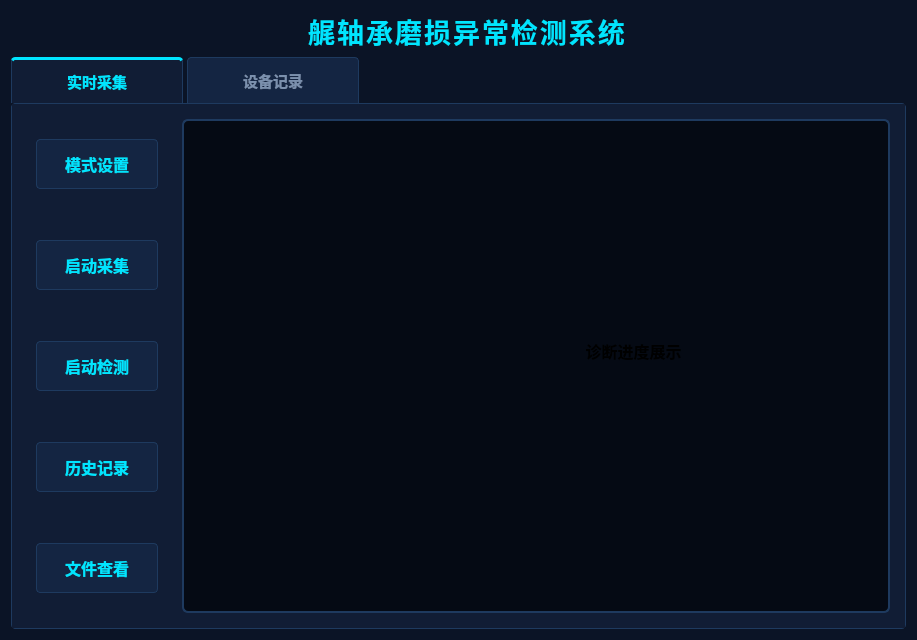
<?xml version="1.0" encoding="UTF-8"?>
<ui version="4.0">
 <class>A_window</class>
 <widget class="QDialog" name="A_window">
  <property name="geometry">
   <rect>
    <x>0</x>
    <y>0</y>
    <width>917</width>
    <height>640</height>
   </rect>
  </property>
  <property name="windowTitle">
   <string>Dialog</string>
  </property>
  <property name="styleSheet">
   <string notr="true">
/* ================= 全局基础样式 ================= */
QWidget#A_window { background-color: #0b1426; }

QLabel#label_title {
    color: #00e5ff;
    background-color: transparent;
    letter-spacing: 2px;
}

/* ================= 选项卡样式 ================= */
QTabWidget::pane {
    border: 1px solid #1e3a5f;
    background-color: #111d35;
    border-radius: 4px;
}

QTabBar::tab {
    background: #142542;
    color: #7b90ad;
    padding: 10px 25px;
    margin-right: 4px;
    border: 1px solid #1e3a5f;
    border-bottom: none;
    border-top-left-radius: 4px;
    border-top-right-radius: 4px;
    min-width: 120px;
    font-size: 11pt; /* 调整后的字体大小 */
    font-weight: bold;
}

QTabBar::tab:selected {
    background: #111d35;
    color: #00e5ff;
    border-top: 3px solid #00e5ff;
}

QTabBar::tab:hover:!selected {
    background: #1a3359;
    color: #ffffff;
}

QWidget#tab_realtime, QWidget#tab_records, QWidget#tab_diagnosis {
    background-color: #111d35;
}

/* ================= 左侧功能按钮样式 ================= */
QPushButton {
    background-color: #142542;
    color: #00e5ff;
    border: 1px solid #1e3a5f;
    border-radius: 4px;
    padding: 12px;
    font-family: &quot;Microsoft YaHei&quot;;
    font-size: 16px;
    font-weight: bold;
}

QPushButton:hover { background-color: #1a3359; border: 1px solid #00e5ff; }
QPushButton:pressed { background-color: #00e5ff; color: #0b1426; }

/* ================= 右侧显示大屏样式 (仅保留前两页的) ================= */
QFrame#frame_display, QFrame#frame_display_records {
    background-color: #050a14;
    border: 2px solid #1e3a5f;
    border-radius: 6px;
}

/* ================= 第三页：智能诊断专项样式 ================= */
/* 大圆盘底座 */
QFrame#frame_dial {
    background-color: #050a14;
    border: 4px solid #1e3a5f;
    border-radius: 80px; /* 宽度160的一半，形成完美的圆 */
}

/* 状态小显示屏 (窄矩形) */
QLabel#label_diag_status {
    background-color: #050a14;
    border: 2px solid #1e3a5f;
    border-radius: 4px;
    color: #3b5070; /* 暗暗的初始颜色 */
}
   </string>
  </property>
  <layout class="QVBoxLayout" name="verticalLayout">
   <item>
    <widget class="QLabel" name="label_title">
     <property name="font">
      <font>
       <family>华文仿宋</family>
       <pointsize>20</pointsize>
       <weight>75</weight>
       <italic>false</italic>
       <bold>true</bold>
      </font>
     </property>
     <property name="styleSheet">
      <string notr="true">font: bold 20pt &quot;华文仿宋&quot;;</string>
     </property>
     <property name="text">
      <string>  艉轴承磨损异常检测系统</string>
     </property>
     <property name="alignment">
      <set>Qt::AlignCenter</set>
     </property>
    </widget>
   </item>
   <item>
    <widget class="QTabWidget" name="A_window3">
     <property name="font">
      <font>
       <family>华文仿宋</family>
       <pointsize>12</pointsize>
       <weight>75</weight>
       <italic>false</italic>
       <bold>true</bold>
      </font>
     </property>
     <property name="styleSheet">
      <string notr="true">font: bold 12pt &quot;华文仿宋&quot;;</string>
     </property>
     <property name="currentIndex">
      <number>0</number>
     </property>
     <widget class="QWidget" name="tab_realtime">
      <attribute name="title">
       <string>实时采集</string>
      </attribute>
      <layout class="QHBoxLayout" name="horizontalLayout_realtime">
       <property name="spacing">
        <number>15</number>
       </property>
       <property name="leftMargin">
        <number>15</number>
       </property>
       <property name="topMargin">
        <number>15</number>
       </property>
       <property name="rightMargin">
        <number>15</number>
       </property>
       <property name="bottomMargin">
        <number>15</number>
       </property>
       <item>
        <widget class="QFrame" name="frame_buttons">
         <property name="minimumSize">
          <size>
           <width>140</width>
           <height>0</height>
          </size>
         </property>
         <property name="maximumSize">
          <size>
           <width>140</width>
           <height>16777215</height>
          </size>
         </property>
         <layout class="QVBoxLayout" name="verticalLayout_buttons">
          <property name="spacing">
           <number>20</number>
          </property>
          <property name="topMargin">
           <number>20</number>
          </property>
          <property name="bottomMargin">
           <number>20</number>
          </property>
          <item>
           <widget class="QPushButton" name="CJ_A1">
            <property name="styleSheet">
             <string notr="true">/* ========================================= */
/* 当按钮被选中时（高亮状态） */
/* ========================================= */
QPushButton:checked {
    background-color: #00e5ff; /* 亮青色底色 */
    color: #050a14;            /* 深色文字，对比更明显 */
    border: 2px solid #00e5ff; /* 边框也变成亮青色 */
    font-weight: bold;         /* 字体加粗 */
}</string>
            </property>
            <property name="text">
             <string>模式设置</string>
            </property>
            <property name="checkable">
             <bool>true</bool>
            </property>
            <property name="autoExclusive">
             <bool>true</bool>
            </property>
           </widget>
          </item>
          <item>
           <spacer name="verticalSpacer">
            <property name="orientation">
             <enum>Qt::Vertical</enum>
            </property>
            <property name="sizeHint" stdset="0">
             <size>
              <width>20</width>
              <height>40</height>
             </size>
            </property>
           </spacer>
          </item>
          <item>
           <widget class="QPushButton" name="CJ_A2">
            <property name="styleSheet">
             <string notr="true">QPushButton:checked {
    background-color: #00e5ff; 
    color: #050a14;            
    border: 2px solid #00e5ff; 
    font-weight: bold;         
}</string>
            </property>
            <property name="text">
             <string>启动采集</string>
            </property>
            <property name="checkable">
             <bool>true</bool>
            </property>
            <property name="autoExclusive">
             <bool>true</bool>
            </property>
           </widget>
          </item>
          <item>
           <spacer name="verticalSpacer_2">
            <property name="orientation">
             <enum>Qt::Vertical</enum>
            </property>
            <property name="sizeHint" stdset="0">
             <size>
              <width>20</width>
              <height>40</height>
             </size>
            </property>
           </spacer>
          </item>
          <item>
           <widget class="QPushButton" name="CJ_A5">
            <property name="styleSheet">
             <string notr="true">QPushButton:checked {
    background-color: #00e5ff; 
    color: #050a14;            
    border: 2px solid #00e5ff; 
    font-weight: bold;         
}</string>
            </property>
            <property name="text">
             <string>启动检测</string>
            </property>
            <property name="checkable">
             <bool>true</bool>
            </property>
            <property name="autoExclusive">
             <bool>true</bool>
            </property>
           </widget>
          </item>
          <item>
           <spacer name="verticalSpacer_3">
            <property name="orientation">
             <enum>Qt::Vertical</enum>
            </property>
            <property name="sizeHint" stdset="0">
             <size>
              <width>20</width>
              <height>40</height>
             </size>
            </property>
           </spacer>
          </item>
          <item>
           <widget class="QPushButton" name="CJ_A3">
            <property name="styleSheet">
             <string notr="true">QPushButton:checked {
    background-color: #00e5ff; 
    color: #050a14;            
    border: 2px solid #00e5ff; 
    font-weight: bold;         
}</string>
            </property>
            <property name="text">
             <string>历史记录</string>
            </property>
            <property name="checkable">
             <bool>true</bool>
            </property>
            <property name="autoExclusive">
             <bool>true</bool>
            </property>
           </widget>
          </item>
          <item>
           <spacer name="verticalSpacer_4">
            <property name="orientation">
             <enum>Qt::Vertical</enum>
            </property>
            <property name="sizeHint" stdset="0">
             <size>
              <width>20</width>
              <height>40</height>
             </size>
            </property>
           </spacer>
          </item>
          <item>
           <widget class="QPushButton" name="CJ_A4">
            <property name="styleSheet">
             <string notr="true">QPushButton:checked {
    background-color: #00e5ff; 
    color: #050a14;            
    border: 2px solid #00e5ff; 
    font-weight: bold;         
}</string>
            </property>
            <property name="text">
             <string>文件查看</string>
            </property>
            <property name="checkable">
             <bool>true</bool>
            </property>
            <property name="autoExclusive">
             <bool>true</bool>
            </property>
           </widget>
          </item>
         </layout>
        </widget>
       </item>
       <item>
        <widget class="QFrame" name="frame_display">
         <property name="frameShape">
          <enum>QFrame::StyledPanel</enum>
         </property>
         <layout class="QVBoxLayout" name="verticalLayout_display">
          <item>
           <widget class="QCustomPlot" name="SJ_screen" native="true">
            <widget class="QWidget" name="layoutWidget">
             <property name="geometry">
              <rect>
               <x>10</x>
               <y>140</y>
               <width>661</width>
               <height>162</height>
              </rect>
             </property>
             <layout class="QHBoxLayout" name="horizontalLayout_diag_top_3">
              <property name="spacing">
               <number>40</number>
              </property>
              <item>
               <widget class="QFrame" name="frame_dial_a">
                <property name="minimumSize">
                 <size>
                  <width>160</width>
                  <height>160</height>
                 </size>
                </property>
                <property name="maximumSize">
                 <size>
                  <width>160</width>
                  <height>160</height>
                 </size>
                </property>
               </widget>
              </item>
              <item>
               <widget class="QLabel" name="label_diag_status_a">
                <property name="minimumSize">
                 <size>
                  <width>280</width>
                  <height>60</height>
                 </size>
                </property>
                <property name="maximumSize">
                 <size>
                  <width>16777215</width>
                  <height>60</height>
                 </size>
                </property>
                <property name="font">
                 <font>
                  <family>华文仿宋</family>
                  <pointsize>12</pointsize>
                  <weight>75</weight>
                  <italic>false</italic>
                  <bold>true</bold>
                 </font>
                </property>
                <property name="text">
                 <string>诊断进度展示</string>
                </property>
                <property name="alignment">
                 <set>Qt::AlignCenter</set>
                </property>
               </widget>
              </item>
             </layout>
            </widget>
           </widget>
          </item>
         </layout>
        </widget>
       </item>
      </layout>
     </widget>
     <widget class="QWidget" name="tab_records">
      <attribute name="title">
       <string>设备记录</string>
      </attribute>
      <layout class="QHBoxLayout" name="horizontalLayout_records">
       <property name="spacing">
        <number>15</number>
       </property>
       <property name="leftMargin">
        <number>15</number>
       </property>
       <property name="topMargin">
        <number>15</number>
       </property>
       <property name="rightMargin">
        <number>15</number>
       </property>
       <property name="bottomMargin">
        <number>15</number>
       </property>
       <item>
        <widget class="QFrame" name="frame_buttons_records">
         <property name="minimumSize">
          <size>
           <width>140</width>
           <height>0</height>
          </size>
         </property>
         <property name="maximumSize">
          <size>
           <width>140</width>
           <height>16777215</height>
          </size>
         </property>
         <layout class="QVBoxLayout" name="verticalLayout_buttons_records">
          <property name="spacing">
           <number>20</number>
          </property>
          <property name="topMargin">
           <number>20</number>
          </property>
          <property name="bottomMargin">
           <number>20</number>
          </property>
          <item>
           <widget class="QPushButton" name="JL_A1">
            <property name="text">
             <string>模式设置</string>
            </property>
           </widget>
          </item>
          <item>
           <spacer>
            <property name="orientation">
             <enum>Qt::Vertical</enum>
            </property>
            <property name="sizeHint" stdset="0">
             <size>
              <width>0</width>
              <height>0</height>
             </size>
            </property>
           </spacer>
          </item>
          <item>
           <widget class="QPushButton" name="JL_A2">
            <property name="text">
             <string>启动存储</string>
            </property>
           </widget>
          </item>
          <item>
           <spacer>
            <property name="orientation">
             <enum>Qt::Vertical</enum>
            </property>
            <property name="sizeHint" stdset="0">
             <size>
              <width>0</width>
              <height>0</height>
             </size>
            </property>
           </spacer>
          </item>
          <item>
           <widget class="QPushButton" name="JL_A3">
            <property name="text">
             <string>文件查看</string>
            </property>
           </widget>
          </item>
          <item>
           <spacer>
            <property name="orientation">
             <enum>Qt::Vertical</enum>
            </property>
            <property name="sizeHint" stdset="0">
             <size>
              <width>0</width>
              <height>0</height>
             </size>
            </property>
           </spacer>
          </item>
          <item>
           <widget class="QPushButton" name="JL_A4">
            <property name="text">
             <string>文件删除</string>
            </property>
           </widget>
          </item>
          <item>
           <spacer>
            <property name="orientation">
             <enum>Qt::Vertical</enum>
            </property>
            <property name="sizeHint" stdset="0">
             <size>
              <width>0</width>
              <height>0</height>
             </size>
            </property>
           </spacer>
          </item>
          <item>
           <widget class="QPushButton" name="JL_A5">
            <property name="text">
             <string>文件上传</string>
            </property>
           </widget>
          </item>
         </layout>
        </widget>
       </item>
       <item>
        <widget class="QFrame" name="frame_display_records">
         <property name="frameShape">
          <enum>QFrame::StyledPanel</enum>
         </property>
         <layout class="QVBoxLayout" name="verticalLayout_display_records">
          <item>
           <widget class="QWidget" name="JL_screen" native="true"/>
          </item>
         </layout>
        </widget>
       </item>
      </layout>
     </widget>
    </widget>
   </item>
  </layout>
 </widget>
 <customwidgets>
  <customwidget>
   <class>QCustomPlot</class>
   <extends>QWidget</extends>
   <header>qcustomplot.h</header>
   <container>1</container>
  </customwidget>
 </customwidgets>
 <resources/>
 <connections/>
</ui>
